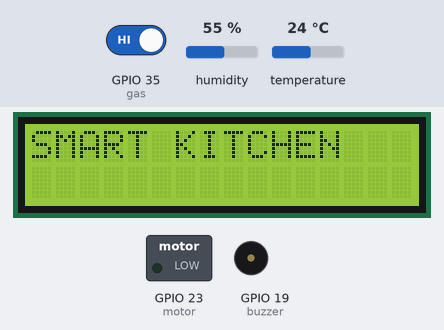
Bench run of a sketch on a simulated ESP32. On the bench: 16×2 character LCD, switched loads named in the sketch (green lamp = pin HIGH), buzzer (waves = sounding, pin HIGH). The inputs (shaded band) are chosen by the test bench; at power-on: GPIO 35 (gas) HIGH, humidity 55 %, temperature 24 °C. WiFi joins after 1.5 s; servers stay silent unless stated; what the sketch prints to the serial monitor is not drawn.

Above: at 1.9 s.
8.1 s: GPIO 35 (gas) driven LOW
At 10.0 s:
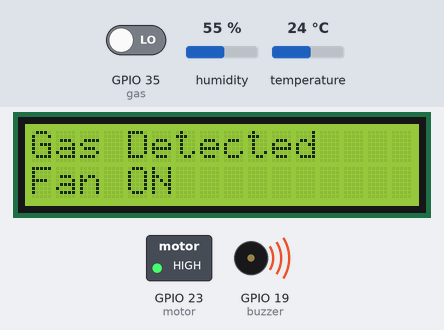
14.0 s: GPIO 35 (gas) driven HIGH
At 15.6 s:
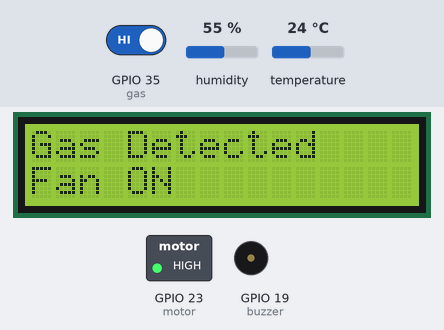
At 17.3 s:
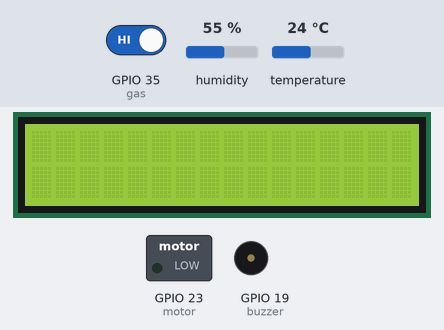
Timing chart, 0 to 18.8 s (numbered marks = the images above; inputs shaded):
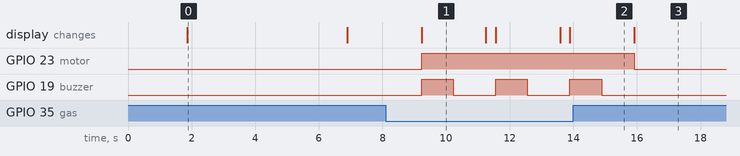

Measured:
- after the input at 8.1 s, GPIO 23 (motor): LOW → HIGH after 1.1 s; GPIO 19 (buzzer): alternates HIGH for 1.0 s and LOW for 1.3 s, starting after 1.1 s; the display: changes after 1.1 s (image 1)
- after the input at 14.0 s, GPIO 23 (motor): HIGH → LOW after 1.9 s; GPIO 19 (buzzer): goes on until 14.9 s, then stays LOW
- what the display in image 0 shows lasts 5.0 s, from 1.9 s to 6.9 s
- what the display in image 1 shows lasts 2.1 s, from 9.2 s to 11.3 s

The sketch:

smartkitchen.ino
```cpp
#include <Wire.h>
#include "DHT.h"
DHT dht(13, DHT11);

#include <LiquidCrystal.h>
LiquidCrystal lcd(14, 27, 26, 25, 33, 32);

#include <WiFi.h>
#include <WiFiClientSecure.h>
#include <UniversalTelegramBot.h>
#include <ArduinoJson.h>

// Replace with your network credentials
const char* ssid = "kitchen";
const char* password = "12345678";

// Initialize Telegram BOT
#define BOTtoken "5721238020:AAEhluM7VgBaq3EyWmI5_YHsMcymsOMBHcE"  // your Bot Token (Get from Botfather)

// Use @myidbot to find out the chat ID of an individual or a group
// Also note that you need to click "start" on a bot before it can
// message you
#define CHAT_ID "5757055741"

WiFiClientSecure client;
UniversalTelegramBot bot(BOTtoken, client);


#define gas 35
#define buzzer 19
#define motor 23

void setup() {
  pinMode(buzzer, OUTPUT);
  pinMode(gas, INPUT);
  pinMode(motor, OUTPUT);
  Serial.begin(9600);
  dht.begin();

  WiFi.mode(WIFI_STA);
  WiFi.begin(ssid, password);
  client.setCACert(TELEGRAM_CERTIFICATE_ROOT);  // Add root certificate for api.telegram.org

  while (WiFi.status() != WL_CONNECTED) {
    Serial.print(".");
    delay(500);
  }


  bot.sendMessage(CHAT_ID, "Bot started up", "");
  lcd.begin(16, 2);
  lcd.setCursor(0, 0);
  lcd.print("SMART KITCHEN   ");
  lcd.setCursor(0, 1);
  lcd.print("                ");
  delay(5000);
  lcd.clear();
}

void loop() {
  lcd.clear();
  float T = dht.readTemperature();
  if (T > 45) {
    bot.sendMessage(CHAT_ID, "Alert!!High Temperature.", "");
    lcd.setCursor(0, 0);
    lcd.print("High Temperature");
    lcd.setCursor(0, 1);
    lcd.print("                ");
    digitalWrite(buzzer, HIGH);
    delay(1000);
    digitalWrite(buzzer, LOW);

   if (digitalRead(gas) == LOW) {
    bot.sendMessage(CHAT_ID, "Alert!! Gas detected,  FAN On", "");
    lcd.setCursor(0, 0);
    lcd.print("Gas Detected    ");
    lcd.setCursor(0, 1);
    lcd.print("Fan ON          ");
    digitalWrite(motor, HIGH);
    digitalWrite(buzzer, HIGH);
    delay(1000);
    digitalWrite(buzzer, LOW);
   }
  } else if (digitalRead(gas) == LOW) {
    bot.sendMessage(CHAT_ID, "Alert!! Gas detected,  FAN On", "");
    lcd.setCursor(0, 0);
    lcd.print("Gas Detected    ");
    lcd.setCursor(0, 1);
    lcd.print("Fan ON          ");
    digitalWrite(motor, HIGH);
    digitalWrite(buzzer, HIGH);
    delay(1000);
    digitalWrite(buzzer, LOW);
  }
  else {
  {
    digitalWrite(motor, LOW);
  }
  }
  delay(1000);
}
```
